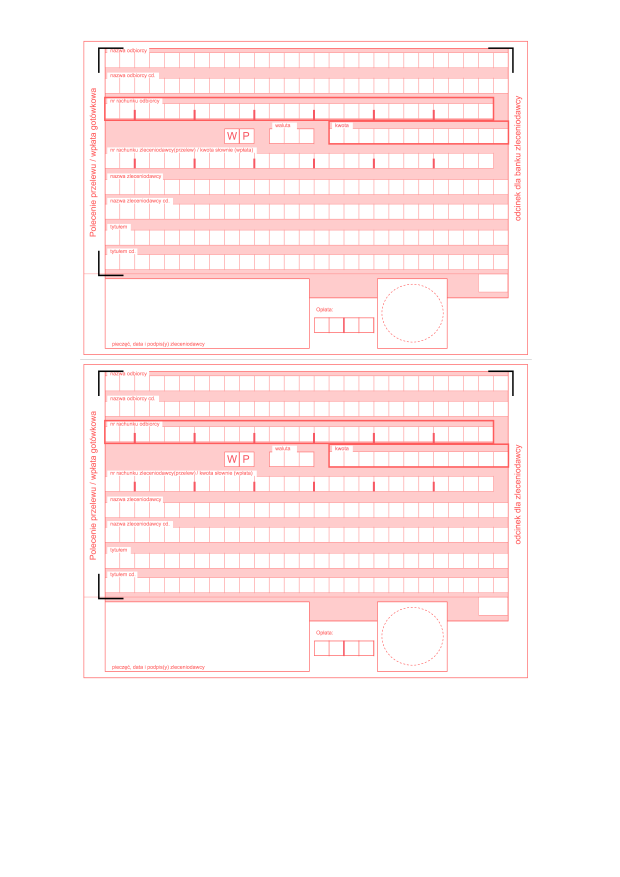
#> input picture assets/images/blankiet.png, 2480 x 3508 px, found by its file name (shown at 1/4 size)
$ python find_text_cells.py
#> lines starting #> are read from the running program, lines starting #| are printed output that depends on the picture; after the words box and inside, x2 and y2 are one past the last pixel; in counts of white or black regions, pixels touching at a corner belong together
# -*- coding: utf-8 -*-
"""
PRECYZYJNE mapowanie - wykrywa biale kwadraty (kratki) wewnatrz rozowych pol.
W polach 'nazwa...' i 'tytulem' sa male biale kwadraty (kratki na litery).
W polach 'nr rachunku...' sa kratki oddzielone separatorami.
"""
import json
import sys
import codecs
import cv2
import numpy as np
from PIL import Image

sys.stdout = codecs.getwriter('utf-8')(sys.stdout.buffer)

IMG_PATH = r'C:\Users\mzdrowy\Desktop\Projekty Opencode\Aplikacje\XX Polecenie przelewuPDF XX\assets\images\blankiet.png'

img_pil = Image.open(IMG_PATH).convert('RGB')
W, H = img_pil.size
#> W = 2480; H = 3508
PX_PER_MM = W / 210.0
#> PX_PER_MM = 11.81

arr_rgb = np.array(img_pil)
r, g, b = arr_rgb[:,:,0], arr_rgb[:,:,1], arr_rgb[:,:,2]
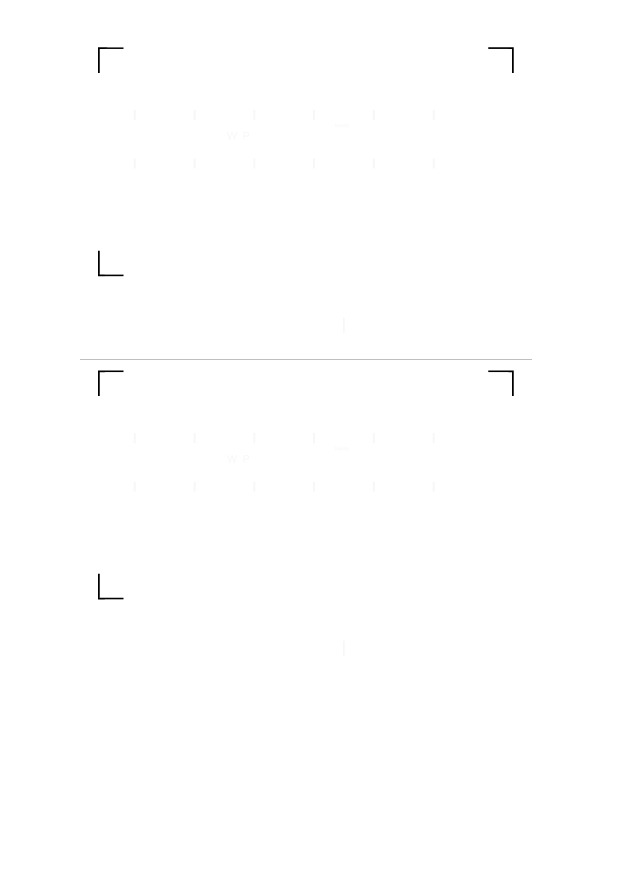
#> r: shape (3508, 2480) (shown at 1/4 size); min 0, max 255, mean 254.7
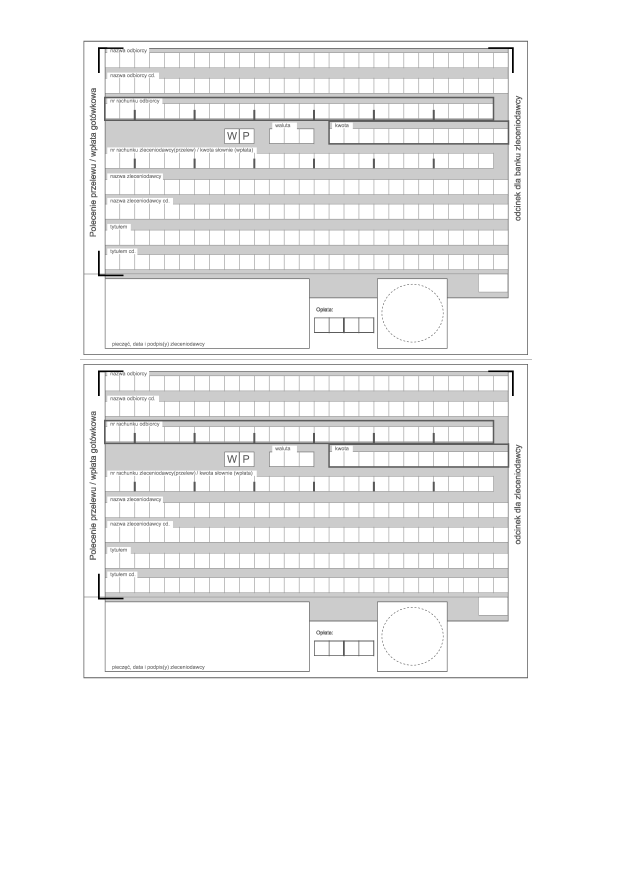
#> g: shape (3508, 2480) (shown at 1/4 size); min 0, max 255, mean 242

# Maska rozowa (wypelnienie pol)
pink_fill = ((r > 245) & (g < 240) & (b < 240) & (r.astype(int) - b.astype(int) > 5)).astype(np.uint8) * 255
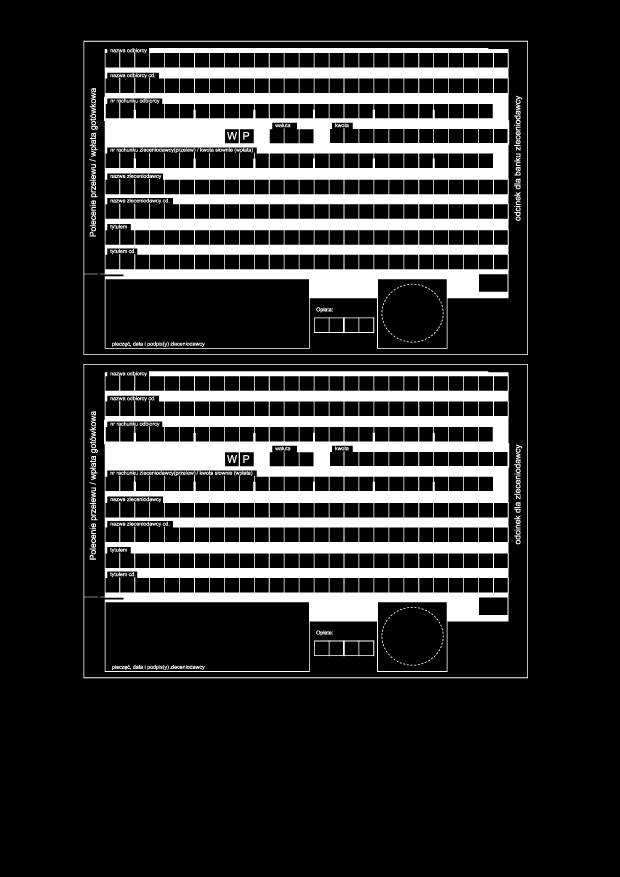
#> pink_fill: shape (3508, 2480) (shown at 1/4 size); 18% white; 562 white regions (39 under 20 px), largest, box (x1, y1, x2, y2) and area: (399, 192, 2037, 1395) 733440, (399, 1485, 2037, 2688) 731858, (334, 163, 2112, 1420) 20056

# Odwroc - biale piksele (kratki na litery) wewnatrz rozowych pol
white_in_pink = ((r > 250) & (g > 250) & (b > 250)).astype(np.uint8) * 255
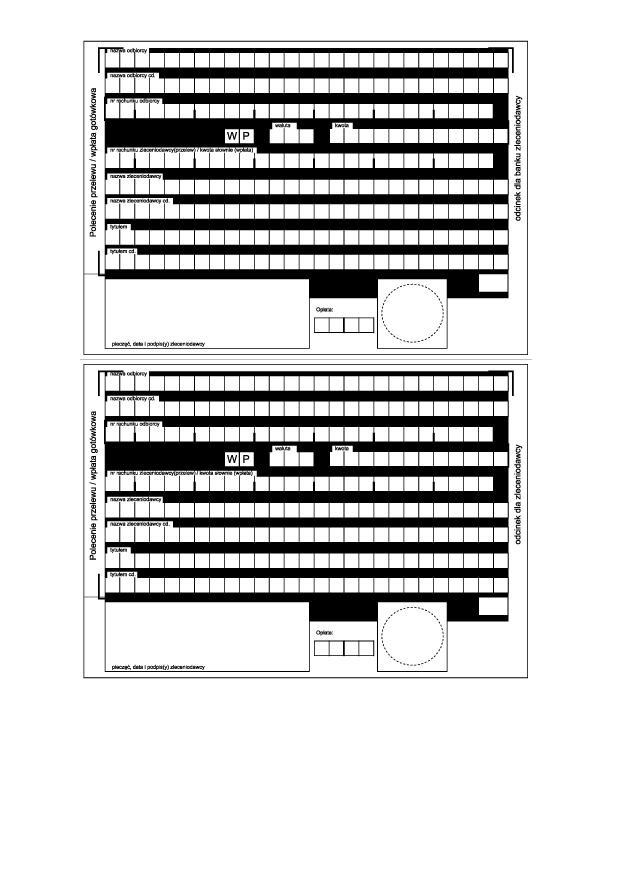
#> white_in_pink: shape (3508, 2480) (shown at 1/4 size); 81.8% white; 536 black regions (36 under 20 px), largest, box (x1, y1, x2, y2) and area: (334, 1456, 2112, 2713) 758725, (334, 163, 2112, 1420) 757775, (1256, 1269, 1497, 1333) 2813

# Otwarcie morfologiczne na biale piksele - zachowaj tylko te ktore sa obwiedzione linia
# Kratki na litery sa malymi bialymi kwadratami
# Najpierw otwarcie z malym kernelem - wyodrebnij pojedyncze kratki
kernel_small = cv2.getStructuringElement(cv2.MORPH_RECT, (3, 3))
white_clean = cv2.morphologyEx(white_in_pink, cv2.MORPH_OPEN, kernel_small)
#> white_clean: shape (3508, 2480); 81.7% white; 195 black regions (10 under 20 px), largest, box (x1, y1, x2, y2) and area: (334, 1456, 2112, 2713) 772012, (334, 163, 2112, 1420) 771915, (1256, 1269, 1497, 1333) 2813

# Erozja - tylko duze biale obszary (kratki ~15px = 1.3mm)
kernel_erode = cv2.getStructuringElement(cv2.MORPH_RECT, (5, 5))
white_eroded = cv2.erode(white_in_pink, kernel_erode)
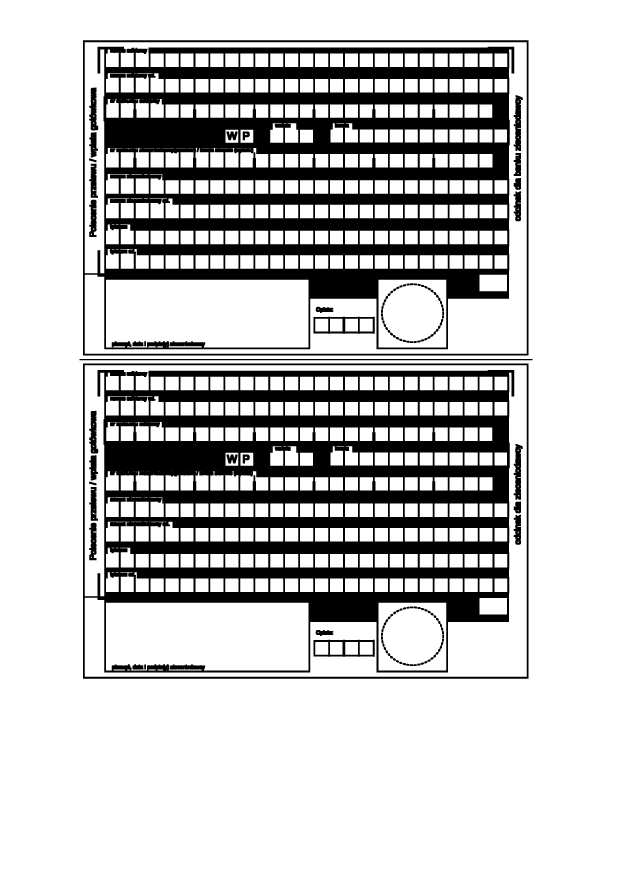
#> white_eroded: shape (3508, 2480) (shown at 1/4 size); 77.4% white; 108 black regions, largest, box (x1, y1, x2, y2) and area: (332, 1454, 2114, 2715) 940224, (332, 161, 2114, 1422) 939849, (318, 1436, 2130, 1441) 9060
# Po erozji odtworz rozmiar
kernel_dilate = cv2.getStructuringElement(cv2.MORPH_RECT, (5, 5))
white_candidates = cv2.dilate(white_eroded, kernel_dilate)
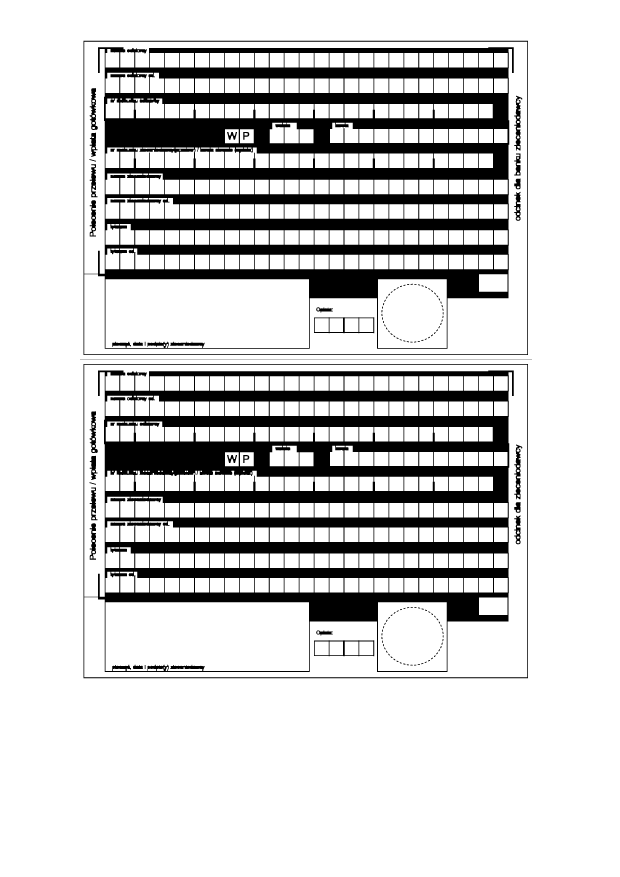
#> white_candidates: shape (3508, 2480) (shown at 1/4 size); 81.5% white; 136 black regions, largest, box (x1, y1, x2, y2) and area: (334, 1456, 2112, 2713) 782751, (334, 163, 2112, 1420) 781253, (2057, 383, 2089, 602) 3089

print(f'Biale piksele ogolnie: {(white_in_pink > 0).sum()}')
print(f'Biale po erozji/dylatacji: {(white_candidates > 0).sum()}')

# Wykryj kontury bialych kratek
contours, _ = cv2.findContours(white_candidates, cv2.RETR_EXTERNAL, cv2.CHAIN_APPROX_SIMPLE)
#> contours = [[[0, 0], [0, 3507], [2479, 3507], [2479, 0]]]
print(f'Kontury kratek: {len(contours)}')

cells = []
for cnt in contours:
    x, y, w, h = cv2.boundingRect(cnt)
    # Filtruj: kratki ~1.0-1.5mm (12-18 px) kwadratowe
    w_mm = w / PX_PER_MM
    h_mm = h / PX_PER_MM
    if 0.8 < w_mm < 1.8 and 0.8 < h_mm < 1.8 and abs(w - h) < 4:
        cells.append({
            'x_mm': round(x / PX_PER_MM, 3),
            'y_mm': round(y / PX_PER_MM, 3),
            'w_mm': round(w_mm, 3),
            'h_mm': round(h_mm, 3),
        })
#> this loop made 1 pass
#> (cnt, x, y, w, h, w_mm, h_mm) on pass 1: ([[0, 0], [0, 3507], [2479, 3507], [2479, 0]], 0, 0, 2480, 3508, 210, 297)
#> after the loop, cells = []

print(f'Kratki po filtracji: {len(cells)}')

# Sortuj po Y, potem po X
cells.sort(key=lambda c: (round(c['y_mm']), c['x_mm']))

# Wyswietl pierwsze 100
print('\nPierwsze 100 kratek:')
for c in cells[:100]:
    print(f"  x={c['x_mm']} y={c['y_mm']} w={c['w_mm']} h={c['h_mm']}")
#> this loop made 0 passes

# Zapisz do JSON
result = {
    'image_size': [W, H],
    'px_per_mm': PX_PER_MM,
    'cells_count': len(cells),
    'cells': cells,
}
#> result = {'image_size': [2480, 3508], 'px_per_mm': 11.81, 'cells_count': 0, 'cells': []}
with open(r'C:\Users\mzdrowy\Desktop\Projekty Opencode\Aplikacje\XX Polecenie przelewuPDF XX\tools\text_cells.json', 'w', encoding='utf-8') as f:
    json.dump(result, f, indent=2, ensure_ascii=False)
print(f'\nZapisano: tools/text_cells.json ({len(cells)} kratek)')

# Generuj overlay
img_overlay = np.array(img_pil).copy()
for i, c in enumerate(cells):
    x1 = int(c['x_mm'] * PX_PER_MM) - 1
    y1 = int(c['y_mm'] * PX_PER_MM) - 1
    x2 = x1 + int(c['w_mm'] * PX_PER_MM) + 2
    y2 = y1 + int(c['h_mm'] * PX_PER_MM) + 2
    cv2.rectangle(img_overlay, (x1, y1), (x2, y2), (0, 0, 255), 1)  # czerwone

cv2.imwrite(r'C:\Users\mzdrowy\Desktop\Projekty Opencode\Aplikacje\XX Polecenie przelewuPDF XX\tools\text_cells_overlay.png', cv2.cvtColor(img_overlay, cv2.COLOR_RGB2BGR))
print('Zapisano: tools/text_cells_overlay.png (czerwone kwadraty = wykryte kratki)')
